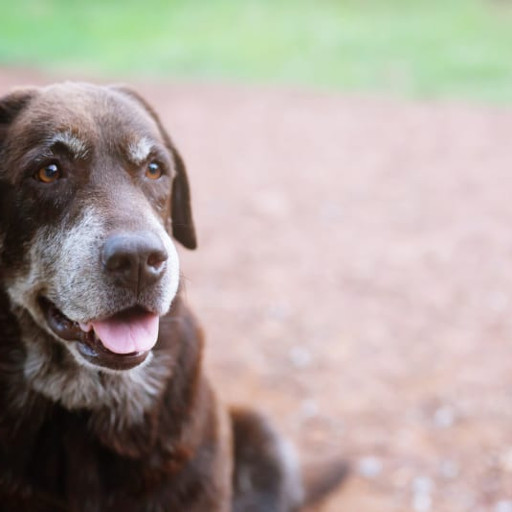
#> input picture chapter03/image-dog.jpg, 512 x 512 px, found by its file name
$ python bai1.py
#> lines starting #> are read from the running program, lines starting #| are printed output that depends on the picture
import cv2
import numpy as np

img1 = cv2.imread("C:/Users/dungv/Projects/Hand_On_Ml_Project_withOpenCV/chapter03/image-dog.jpg")
#> img1 is the input picture: shape (512, 512, 3); mean B, G, R 157.5, 164.1, 174.1
img2 = cv2.imread("C:/Users/dungv/Projects/Hand_On_Ml_Project_withOpenCV/chapter03/image-cat.jpg")
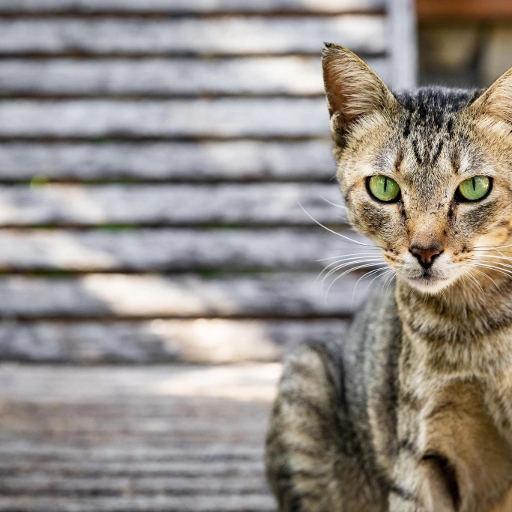
#> input picture chapter03/image-cat.jpg, 512 x 512 px, found by its file name
#> img2 is the input picture: shape (512, 512, 3); mean B, G, R 134.6, 140.9, 147.7

kernel1 = np.linspace(1, 0, img1.shape[1]).reshape(1, -1).repeat(img1.shape[0], axis=0)
kernel2 = np.linspace(0, 1, img2.shape[1]).reshape(1, -1).repeat(img2.shape[0], axis=0)

kernel1 = np.dstack([kernel1] * 3)
kernel2 = np.dstack([kernel2] * 3)

kq= (kernel1 * img1 + kernel2 * img2).astype(np.uint8)
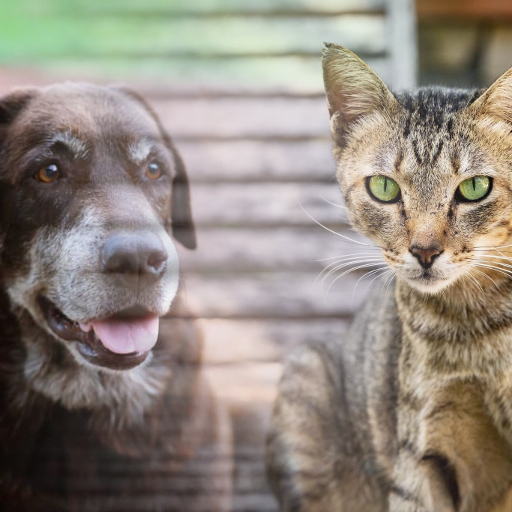
#> kq: shape (512, 512, 3); mean B, G, R 126.8, 136.5, 145.7

cv2.imshow("kq", kq)
cv2.waitKey(0)
cv2.destroyAllWindows()
